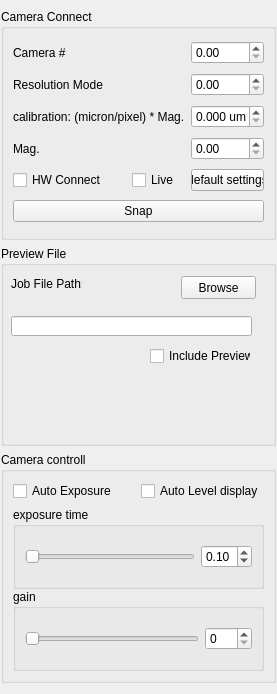
<?xml version="1.0" encoding="UTF-8"?>
<ui version="4.0">
 <class>main_QWidget</class>
 <widget class="QWidget" name="main_QWidget">
  <property name="geometry">
   <rect>
    <x>0</x>
    <y>0</y>
    <width>268</width>
    <height>694</height>
   </rect>
  </property>
  <property name="windowTitle">
   <string>Form</string>
  </property>
  <layout class="QHBoxLayout" name="main_horizontalLayout">
   <property name="leftMargin">
    <number>1</number>
   </property>
   <property name="topMargin">
    <number>9</number>
   </property>
   <property name="rightMargin">
    <number>1</number>
   </property>
   <item>
    <widget class="QWidget" name="settings_verticalWidget" native="true">
     <property name="maximumSize">
      <size>
       <width>275</width>
       <height>16777215</height>
      </size>
     </property>
     <layout class="QVBoxLayout" name="settings_verticalLayout">
      <property name="leftMargin">
       <number>0</number>
      </property>
      <property name="topMargin">
       <number>0</number>
      </property>
      <property name="rightMargin">
       <number>0</number>
      </property>
      <property name="bottomMargin">
       <number>0</number>
      </property>
      <item>
       <widget class="QGroupBox" name="groupBox">
        <property name="sizePolicy">
         <sizepolicy hsizetype="Preferred" vsizetype="Minimum">
          <horstretch>0</horstretch>
          <verstretch>0</verstretch>
         </sizepolicy>
        </property>
        <property name="maximumSize">
         <size>
          <width>16777215</width>
          <height>289</height>
         </size>
        </property>
        <property name="title">
         <string>Camera Connect</string>
        </property>
        <layout class="QGridLayout" name="gridLayout">
         <item row="4" column="3">
          <widget class="QDoubleSpinBox" name="mag_doubleSpinBox"/>
         </item>
         <item row="5" column="0" colspan="2">
          <widget class="QCheckBox" name="cam_connect_checkBox">
           <property name="text">
            <string>HW Connect</string>
           </property>
          </widget>
         </item>
         <item row="2" column="3">
          <widget class="QDoubleSpinBox" name="res_mode_doubleSpinBox"/>
         </item>
         <item row="1" column="3">
          <widget class="QDoubleSpinBox" name="cam_index_doubleSpinBox"/>
         </item>
         <item row="2" column="0" colspan="2">
          <widget class="QLabel" name="res_mode_label">
           <property name="text">
            <string>Resolution Mode</string>
           </property>
          </widget>
         </item>
         <item row="3" column="0" colspan="3">
          <widget class="QLabel" name="label">
           <property name="text">
            <string>calibration: (micron/pixel) * Mag.</string>
           </property>
          </widget>
         </item>
         <item row="3" column="3">
          <widget class="QDoubleSpinBox" name="calibration_doubleSpinBox">
           <property name="suffix">
            <string> um</string>
           </property>
           <property name="decimals">
            <number>3</number>
           </property>
          </widget>
         </item>
         <item row="4" column="0">
          <widget class="QLabel" name="camera_index_label_2">
           <property name="text">
            <string>Mag.</string>
           </property>
          </widget>
         </item>
         <item row="1" column="0">
          <widget class="QLabel" name="camera_index_label">
           <property name="text">
            <string>Camera #</string>
           </property>
          </widget>
         </item>
         <item row="7" column="0" colspan="4">
          <widget class="QPushButton" name="snap_pushButton">
           <property name="text">
            <string>Snap</string>
           </property>
          </widget>
         </item>
         <item row="5" column="2">
          <widget class="QCheckBox" name="live_checkBox">
           <property name="text">
            <string>Live</string>
           </property>
          </widget>
         </item>
         <item row="5" column="3">
          <widget class="QPushButton" name="defaults_pushButton">
           <property name="text">
            <string>default settings</string>
           </property>
          </widget>
         </item>
        </layout>
       </widget>
      </item>
      <item>
       <widget class="QGroupBox" name="groupBox_2">
        <property name="minimumSize">
         <size>
          <width>0</width>
          <height>150</height>
         </size>
        </property>
        <property name="maximumSize">
         <size>
          <width>16777215</width>
          <height>200</height>
         </size>
        </property>
        <property name="title">
         <string>Preview File</string>
        </property>
        <widget class="QLineEdit" name="Job_File_lineEdit">
         <property name="geometry">
          <rect>
           <x>10</x>
           <y>70</y>
           <width>241</width>
           <height>20</height>
          </rect>
         </property>
        </widget>
        <widget class="QPushButton" name="JobFileBrowseButton">
         <property name="geometry">
          <rect>
           <x>180</x>
           <y>30</y>
           <width>75</width>
           <height>23</height>
          </rect>
         </property>
         <property name="text">
          <string>Browse</string>
         </property>
        </widget>
        <widget class="QLabel" name="label_4">
         <property name="geometry">
          <rect>
           <x>10</x>
           <y>30</y>
           <width>71</width>
           <height>16</height>
          </rect>
         </property>
         <property name="text">
          <string>Job File Path:</string>
         </property>
        </widget>
        <widget class="QCheckBox" name="include_preview_checkBox">
         <property name="geometry">
          <rect>
           <x>149</x>
           <y>100</y>
           <width>101</width>
           <height>20</height>
          </rect>
         </property>
         <property name="text">
          <string>Include Preview</string>
         </property>
        </widget>
       </widget>
      </item>
      <item>
       <widget class="QGroupBox" name="group_exposure">
        <property name="sizePolicy">
         <sizepolicy hsizetype="Preferred" vsizetype="Minimum">
          <horstretch>0</horstretch>
          <verstretch>0</verstretch>
         </sizepolicy>
        </property>
        <property name="maximumSize">
         <size>
          <width>16777215</width>
          <height>481</height>
         </size>
        </property>
        <property name="title">
         <string>Camera controll</string>
        </property>
        <layout class="QGridLayout" name="gridLayout_2">
         <property name="leftMargin">
          <number>9</number>
         </property>
         <item row="16" column="0" colspan="2">
          <layout class="QVBoxLayout" name="verticalLayout_4">
           <property name="spacing">
            <number>0</number>
           </property>
           <item>
            <widget class="QGroupBox" name="exposure_GroupBox">
             <property name="title">
              <string>exposure time</string>
             </property>
             <layout class="QHBoxLayout" name="horizontalLayout_4">
              <property name="leftMargin">
               <number>9</number>
              </property>
              <property name="topMargin">
               <number>9</number>
              </property>
              <property name="rightMargin">
               <number>9</number>
              </property>
              <property name="bottomMargin">
               <number>9</number>
              </property>
              <item>
               <widget class="QSlider" name="exposure_horizontalSlider">
                <property name="maximum">
                 <number>2</number>
                </property>
                <property name="orientation">
                 <enum>Qt::Horizontal</enum>
                </property>
               </widget>
              </item>
              <item>
               <widget class="QDoubleSpinBox" name="exp_value">
                <property name="maximum">
                 <double>5.000000000000000</double>
                </property>
                <property name="singleStep">
                 <double>0.010000000000000</double>
                </property>
                <property name="value">
                 <double>0.100000000000000</double>
                </property>
               </widget>
              </item>
             </layout>
            </widget>
           </item>
           <item>
            <widget class="QGroupBox" name="gain_horizontalGroupBox">
             <property name="title">
              <string>gain</string>
             </property>
             <layout class="QHBoxLayout" name="horizontalLayout_7">
              <item>
               <widget class="QSlider" name="gain_horizontalSlider">
                <property name="minimum">
                 <number>100</number>
                </property>
                <property name="maximum">
                 <number>500</number>
                </property>
                <property name="value">
                 <number>100</number>
                </property>
                <property name="orientation">
                 <enum>Qt::Horizontal</enum>
                </property>
               </widget>
              </item>
              <item>
               <widget class="QDoubleSpinBox" name="gain_doubleSpinBox">
                <property name="decimals">
                 <number>0</number>
                </property>
               </widget>
              </item>
             </layout>
            </widget>
           </item>
          </layout>
         </item>
         <item row="1" column="0">
          <widget class="QCheckBox" name="auto_exp_checkBox">
           <property name="text">
            <string>Auto Exposure</string>
           </property>
          </widget>
         </item>
         <item row="1" column="1">
          <widget class="QCheckBox" name="auto_level_checkBox">
           <property name="text">
            <string>Auto Level display</string>
           </property>
          </widget>
         </item>
        </layout>
       </widget>
      </item>
     </layout>
    </widget>
   </item>
  </layout>
 </widget>
 <resources/>
 <connections/>
</ui>
